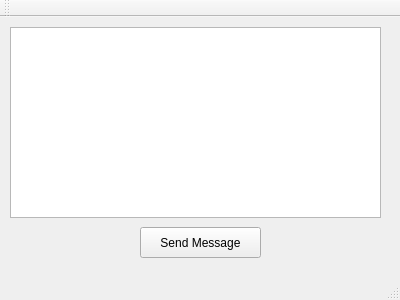
<?xml version="1.0" encoding="UTF-8"?>
<ui version="4.0">
 <class>MainWindow</class>
 <widget class="QMainWindow" name="MainWindow">
  <property name="geometry">
   <rect>
    <x>0</x>
    <y>0</y>
    <width>400</width>
    <height>300</height>
   </rect>
  </property>
  <property name="windowTitle">
   <string>MainWindow</string>
  </property>
  <widget class="QWidget" name="centralWidget">
   <widget class="QTextEdit" name="textEdit">
    <property name="geometry">
     <rect>
      <x>10</x>
      <y>10</y>
      <width>371</width>
      <height>191</height>
     </rect>
    </property>
   </widget>
   <widget class="QPushButton" name="pushButton">
    <property name="geometry">
     <rect>
      <x>140</x>
      <y>210</y>
      <width>121</width>
      <height>31</height>
     </rect>
    </property>
    <property name="text">
     <string>Send Message</string>
    </property>
   </widget>
  </widget>
  <widget class="QMenuBar" name="menuBar">
   <property name="geometry">
    <rect>
     <x>0</x>
     <y>0</y>
     <width>400</width>
     <height>21</height>
    </rect>
   </property>
  </widget>
  <widget class="QToolBar" name="mainToolBar">
   <attribute name="toolBarArea">
    <enum>TopToolBarArea</enum>
   </attribute>
   <attribute name="toolBarBreak">
    <bool>false</bool>
   </attribute>
  </widget>
  <widget class="QStatusBar" name="statusBar"/>
 </widget>
 <layoutdefault spacing="6" margin="11"/>
 <resources/>
 <connections/>
</ui>
